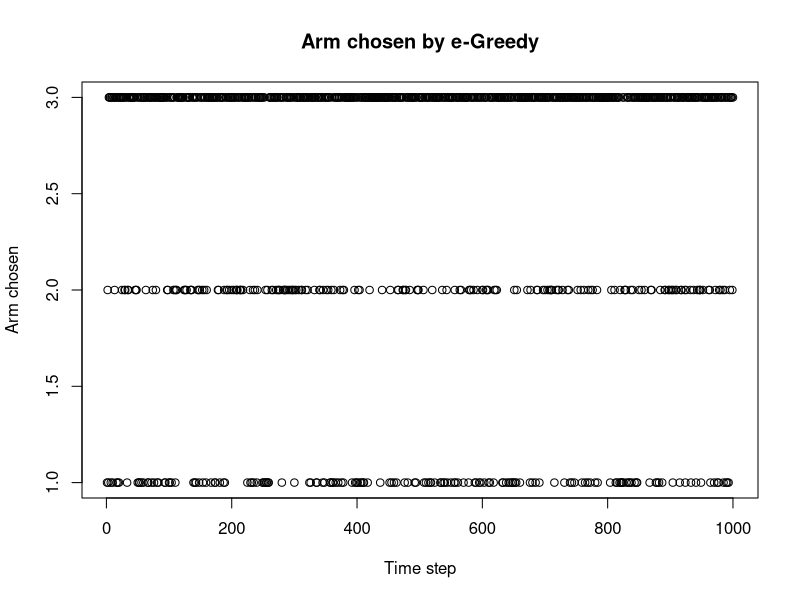
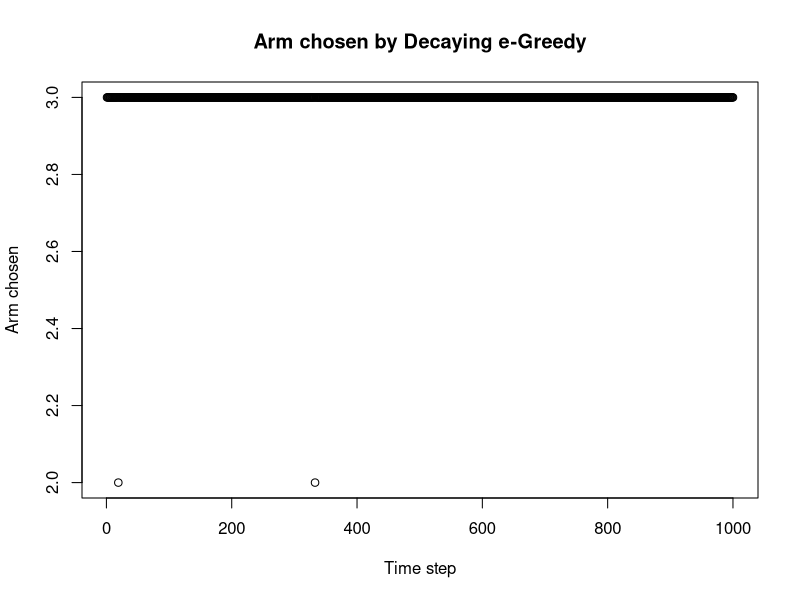
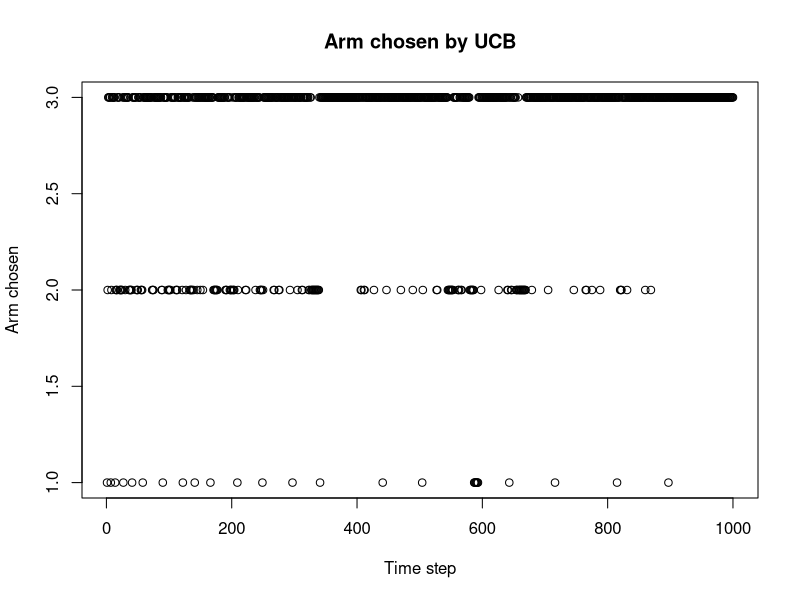
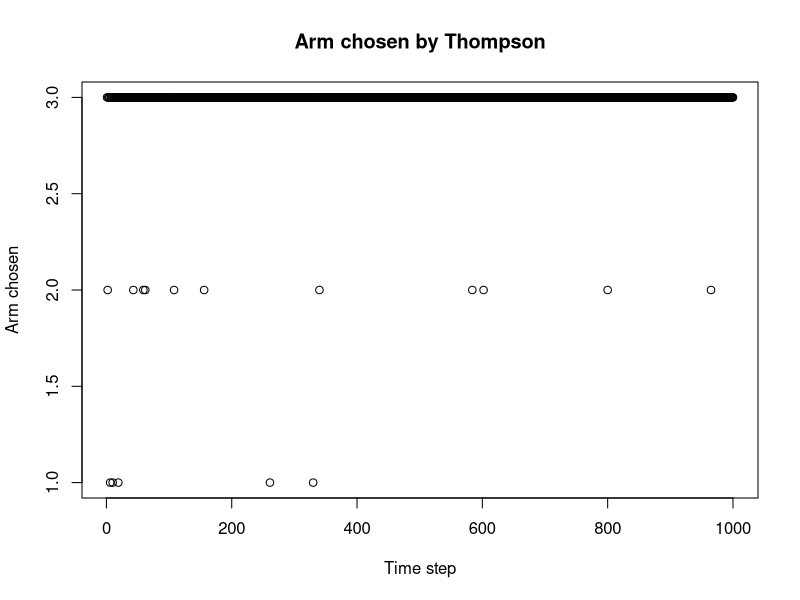
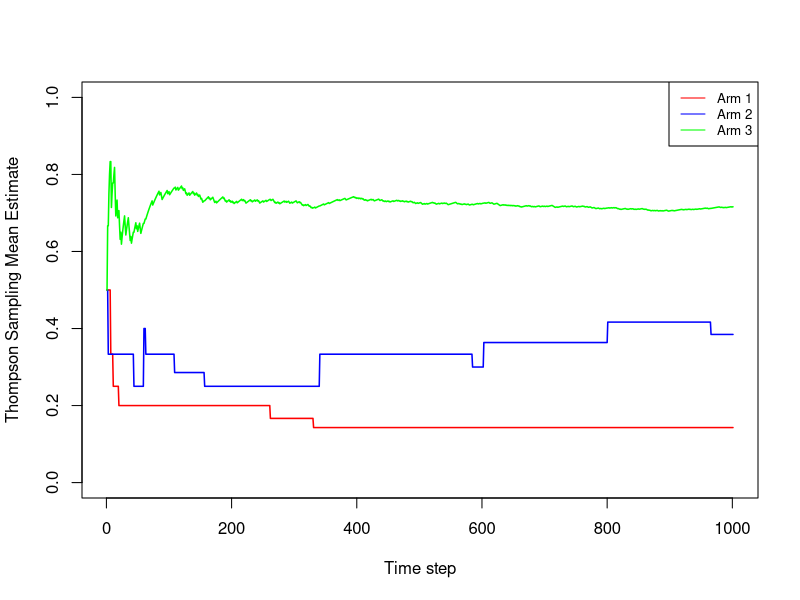
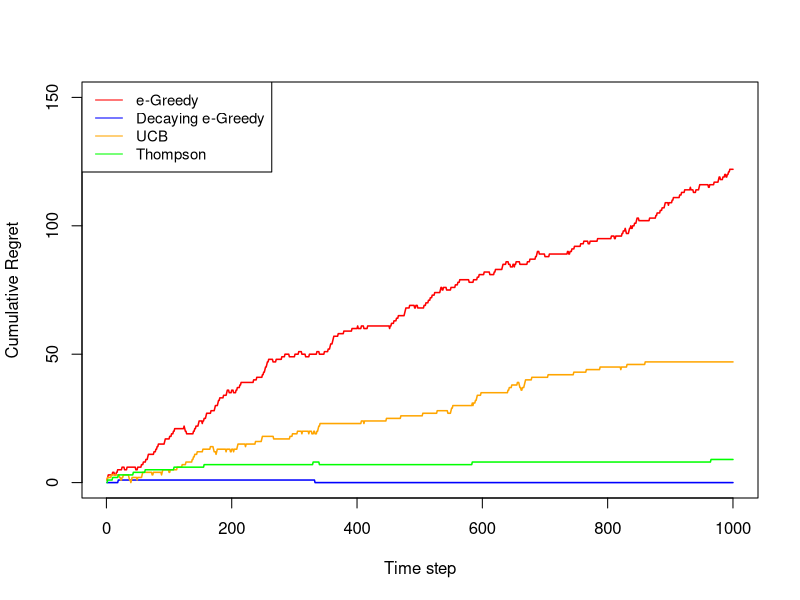

These charts were generated, in order, by the following R code:
#' ----------------------------------------------------------------------
#' `15.774/780 Fall 2021`
#' `Recitation 10 - Multi-Armed Bandits`
#' 
#' By the end of this recitation, you should know:
#'     - The four types of MAB algorithms we discussed
#'          - e-Greedy
#'          - Decaying e-Greedy
#'          - UCB
#'          - Thompson Sampling
#'      - How to run them in R
#' ----------------------------------------------------------------------


#' Let's read the dataset containing the rewards of arm-pulls. 
#' reward_pulls[t,i]: reward you would obtain IF you pulled `i` in period `t`
#' 
#' `NOTE`: You would never actually observe all of these. The point of 
#' bandits is that you *only* ever observe the reward arm you pull. 
reward_pulls = read.csv(file="mab_dataset.csv")
View(reward_pulls)

#' Behind the curtain, I can secretly tell you that:
#'    Arm 1 is Bernoulli(0.2) 
#'    Arm 2 is Bernoulli(0.5)
#'    Arm 3 is Bernoulli(0.7) and is thus the true BAE
#' Recall that in Bernoulli(p) we have success 1 with probability *p* and 
#' failure 0 with probability *1-p*.

set.seed(25)


# Set number of arms as per the data
number_arms  = ncol(reward_pulls)
number_arms
# Set number of periods as per the data
horizon = nrow(reward_pulls)
horizon

#' ----------------------------------------------------------------------
#' Algorithm pull functions
#' ----------------------------------------------------------------------
#' First we will define functions for each bandit algorithm, that tell
#' us what arm we should pull next, based on information we've gathered.


# Epsilon-Greedy: 
pull_epsilon_greedy = function(arm_means, eps=0.5){
  
  # Generate random number from [0,1], and explore if it is <= eps
  if (runif(1) < eps){
    pulled_arm = sample(length(arm_means), size=1) 
  } else {
    pulled_arm = which.max(arm_means)
  }
  return(pulled_arm) 
}


# Decaying Epsilon Greedy
pull_dec_epsilon_greedy = function(arm_means, t, eps=0.5){
  # Generate random number from [0,1], and explore if it is <= eps/t
  if (runif(1) < eps / t){
    pulled_arm = sample(length(arm_means), size=1) 
  } else {
    pulled_arm = which.max(arm_means)
  }
  return(pulled_arm) 
}


# UCB
pull_ucb = function(arm_means, num_pulls, t){
  
  # Calculate upper confidence bound (vectorized for each arm)
  uc_bound = arm_means + sqrt(2 * log(t) / num_pulls)
  
  # Pull the arm which has the maximum UCB
  pulled_arm = which.max(uc_bound)
  return(pulled_arm)
}


# Thompson Sampling
pull_thompson = function(alphas, betas){
  # alphas and betas: vectors of len(arms) of num losses/wins for each arm
  
  number_arms = length(alphas)
  
  # Create vector to hold sample of estimated means from beta distributions
  sampled_reward = rep(NA, number_arms) 
  for(i in 1:number_arms){
    # for each arm, generate a random number from its beta dist
    sampled_reward[i] = rbeta(1, alphas[i], betas[i])
  }
  
  # Pick the arm which has the highest sampled mean
  pulled_arm = which.max(sampled_reward)
  return(pulled_arm)
}


#' ----------------------------------------------------------------------
#' Simulation skeleton function
#' ----------------------------------------------------------------------
#' We first write a skeleton function that will run any MAB algorithm.
#' Think of this as a simulation environment. We won't specify how the
#' decision to pull an arm is made (those are functions defined below),
#' we'll just take care of the surrounding book-keeping. 


bandit_algo = function(algo_name){
    
    #' First we initialize all the book-keeping things. Thes are:
    
    #' num_pulls[i]: number of times arm `i` has been pulled
    num_pulls = rep(0, number_arms) 
    num_pulls
    
    #' arm_rewards[i]: total reward obtained so far from arm `i`
    #' how many 1s have a seen so far from each arm
    #' arm_rewards / num_pulls = estimated means
    arm_rewards = rep(0, number_arms) 
    arm_rewards
    
    #' pulled_arm[t]: which arm was pulled at end of period `t`
    #' vector of len(horizon) representing which arm pulled at t
    pulled_arm = rep(NA, horizon) 
    
    #' reward[t]: reward observed at time `t`
    reward = rep(NA, horizon)
    
    #' arm_means[i,t]: best estimate of arm `i`'s mean at start of period `t`.
    #' We use horizon+1 columns because we want to do mean at end of T.
    arm_means =  matrix(0.5, nrow = number_arms, ncol = horizon + 1)
    arm_means[,1:5]
    
    #' alphas[i]/betas[i]: Beta distribution parameters for arm `i` (used for
    #' Thompson sampling). All arms start at a=b=1, and update as we pull.
    alphas = rep(1, number_arms)
    alphas
    
    betas = rep(1, number_arms)
    betas
    
    #' Now we do the simulation. Depending on the *algo_name*, we use some
    #' function called *pull_<algo>* (which we will define after this). All 
    #' of these will just give as an arm `i` to pull, based on our 
    #' book-keeping information.
    
    for(t in 1:horizon){
      
        # Get which arm to pull:
        if (algo_name == 'eps_greedy'){
            i = pull_epsilon_greedy(arm_means[,t], eps=0.5)
            
        } else if (algo_name == 'dec_eps_greedy') {
            i = pull_dec_epsilon_greedy(arm_means[,t], t, eps=0.99)
            
        } else if(algo_name == 'ucb') {
            if (t <= number_arms) { # initialize UCB by pulling each arm once
                i = t
            } else {
                i = pull_ucb(arm_means[,t], num_pulls, t)
            }
          
        } else if (algo_name == 'thompson_sampling') {
            i = pull_thompson(alphas, betas)
        }

      #' And update everything: 
      pulled_arm[t] = i
      head(pulled_arm)
      
      #' Update number of arm pulls
      num_pulls[i] = num_pulls[i] + 1
      num_pulls
      
      #' Get the reward from the dataset:
      reward[t] =  reward_pulls[t,i]
      head(reward)
      
      #' Update total reward for pull arm
      arm_rewards[i] = arm_rewards[i] + reward[t]
      arm_rewards
      
      #' Update alphas/betas (only for pulled arm)
      alphas[i] = alphas[i] + reward[t]   # (i.e. +1 if success, +0 if failure)
      betas[i] = betas[i] + 1 - reward[t] # (i.e. +0 if success, +1 if failure)
      
      alphas
      betas
      
      #' Finally, update mean estimates for next round. 
      #' They are the same for arms not pulled:
      arm_means[,t+1] = arm_means[,t]
      
      # And for the arm we pull, we update it depending on the algo:
        if (algo_name == "thompson_sampling") {
            arm_means[i,t+1] = alphas[i] / (alphas[i] + betas[i])
        } else {
            arm_means[i,t+1] = arm_rewards[i] / num_pulls[i]
        }
    }
    
    arm_means[,1:5]
      
    return(list("arm_means" = arm_means, 
                "pulled_arm" = pulled_arm, 
                "reward" = reward))
}

#' ----------------------------------------------------------------------
#' Run simulations
#' ----------------------------------------------------------------------
set.seed(42)
mab_eg  = bandit_algo('eps_greedy')
mab_deg = bandit_algo('dec_eps_greedy')
mab_ucb = bandit_algo('ucb')
mab_thm = bandit_algo('thompson_sampling')

#' Let's see what these contain:
head(mab_thm$pulled_arm)
head(mab_thm$reward)
mab_thm$arm_means[,1:5]



#' Plot the arm chosen in each round
plot(mab_eg$pulled_arm , xlab = 'Time step', ylab = 'Arm chosen', main='Arm chosen by e-Greedy')
plot(mab_deg$pulled_arm, xlab = 'Time step', ylab = 'Arm chosen', main='Arm chosen by Decaying e-Greedy')
plot(mab_ucb$pulled_arm, xlab = 'Time step', ylab = 'Arm chosen', main='Arm chosen by UCB')
plot(mab_thm$pulled_arm, xlab = 'Time step', ylab = 'Arm chosen', main='Arm chosen by Thompson')


#' Plot the mean reward estimates at each step for Thompson
plot(1, type='n', xlim = c(1,horizon+1), ylim=c(0,1), 
     xlab = 'Time step', ylab = 'Thompson Sampling Mean Estimate')
lines(mab_thm$arm_means[1,], type='l',lwd=1.5, col='red')
lines(mab_thm$arm_means[2,], type='l',lwd=1.5, col='blue')
lines(mab_thm$arm_means[3,], type='l',lwd=1.5, col='green')
legend("topright", lty=c(1,1,1,1), cex=0.8, 
       legend=c("Arm 1", "Arm 2", "Arm 3"), 
       col=c("red", "blue", "green"))


#' Look at Total Reward at end of horizon
sort(c("e-Greedy"          = sum(mab_eg$reward), 
       "Decaying e-Greedy" = sum(mab_deg$reward), 
       "UCB"               = sum(mab_ucb$reward), 
       "Thompson"          = sum(mab_thm$reward)))


#' We can also look at the *empirical* regret!
#' regret[t]: Difference in reward obtained by algo up to `t` compared 
#' to optimal policy (i.e. always pull the best arm, which here is 3)
 
#' Take the cumulative sum of 3's rewards:
opt_reward = cumsum(reward_pulls[,3])

#' And subtract the cumulutive sum of algos's rewards (vectorized over `t`).
regret_eg  = opt_reward - cumsum(mab_eg$reward)
regret_deg = opt_reward - cumsum(mab_deg$reward)
regret_ucb = opt_reward - cumsum(mab_ucb$reward)
regret_thm = opt_reward - cumsum(mab_thm$reward)

#' And now plot the regrets 
plot(1,type='n', xlim=c(1,horizon), ylim=c(0,150),
     xlab = 'Time step',  ylab='Cumulative Regret')
lines(regret_eg,  type='l', lwd=1.5, col='red')
lines(regret_deg, type='l', lwd=1.5, col='blue')
lines(regret_ucb, type='l', lwd=1.5, col='orange')
lines(regret_thm, type='l', lwd=1.5, col='green')
legend("topleft", lty=c(1,1,1,1), cex=0.9, 
       legend=c("e-Greedy", "Decaying e-Greedy", "UCB", "Thompson"),
       col=c("red", "blue", "orange", "green"))



